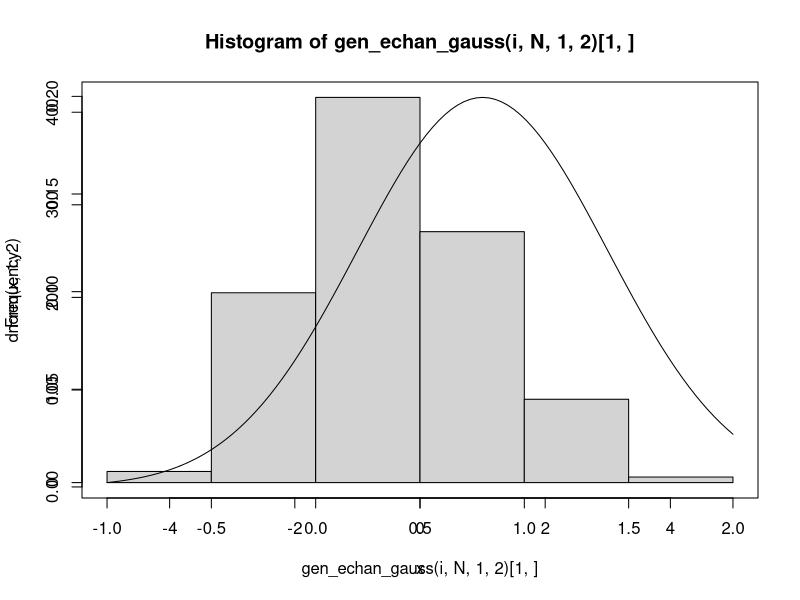
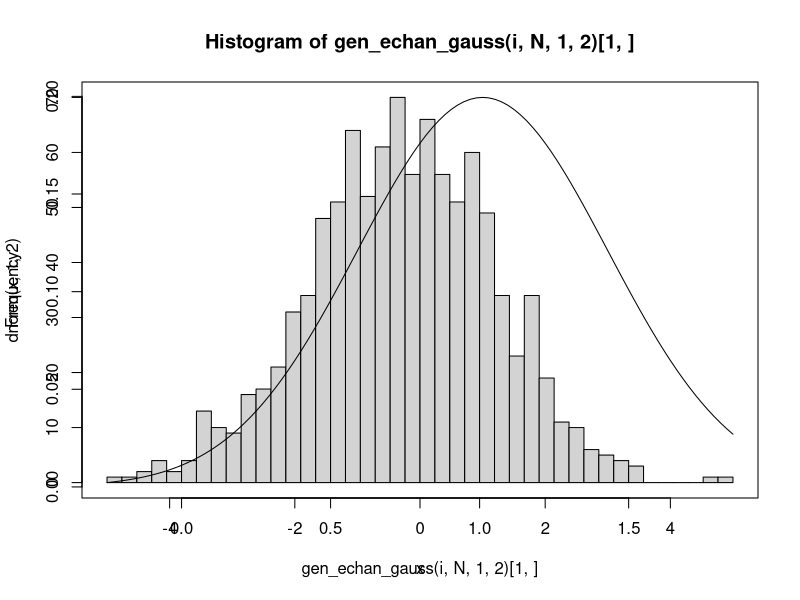
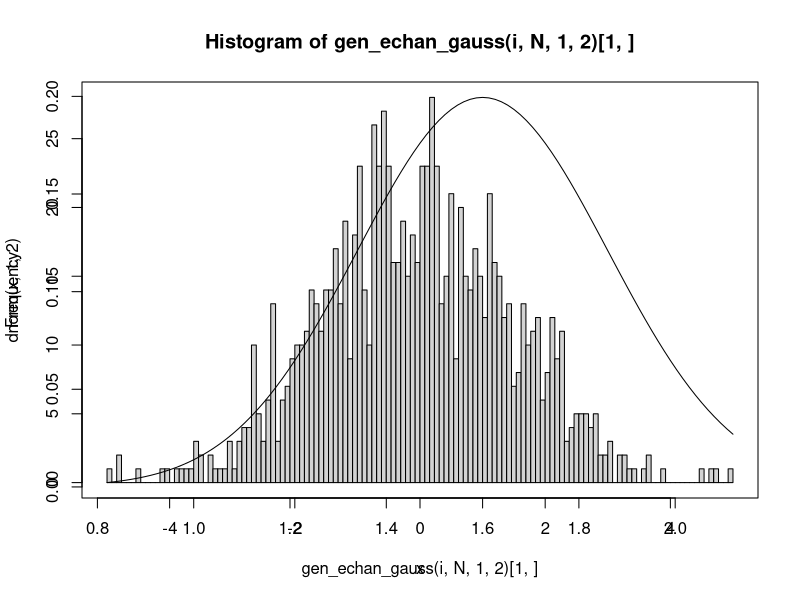

The R script that drew these images, in order: (Note: this script raises an error after producing the figures.)
## ---- chunk 1
knitr::opts_chunk$set(echo = TRUE)
## ---- chunk 2
N<-1000
n<-c(5,30,100)
#Fonction calculant la moyenne empirique pour un vecteur donné
moy_empirique <- function(vecteur){
 sum<-0
 for (i in vecteur){
   sum<-sum + i
 }
 return (sum/(length(vecteur)))
}

#Calcul de la variance emmpirique pour un vecteur donné
var_empirique <- function(vecteur){
  moy<-moy_empirique(vecteur)
  sum<-0
  for (i in vecteur){
    sum <- sum  + (i-moy)*(i-moy)
  }
  return ( sum/(length(vecteur)-1))
}


## ---- chunk 3
gen_echan_gauss <- function(n,N,mu,sigma){
    x <- rnorm(n,mu,sigma)
    aleatoire <- function(x1,n1){
      y <- sample(x1,n1,replace=TRUE)
      moy_sd <- c(moy_empirique(y),var_empirique(y))
     return(moy_sd)
    }
  result <- sapply(1:N,function(w) aleatoire(x,n))
  
  return(result)
}
hist_mul <- function(n){
  for (i in n){
    hist(gen_echan_gauss(i,N,1,2)[1,],breaks=i)
    t <- seq(-10,10,by=0.5)
x <- dnorm(t,1,2)
par(new=TRUE)
#plot(x)
curve(dnorm(x,1,2),-5,5)
  }
}
#hist_moy(function(n){return (rnorm(n,mean=1,sd=2))},"Distribution Gausienne N(1,2)")
hist_mul(n)

## ---- chunk 4
#Fonction que trace l'histogramme pour la loi centrée réduite. Pour varier, j'ai utilisé ici une autre manière de créer un échantillon.
moy_norm_hist <- function(law,title){
  for (j in n){
    sample <-law(j*N)
    Xn <- moy_empirique(sample)
    Un <- c()
    for (i in 1:N){
      sample2 <- sample[((i-1)*j + 1): (i*j)]
      ani <- moy_empirique(sample2)
      bni <- var_empirique(sample2) / sqrt(j)
      Uni <- (Xn - ani)/ bni
      Un <- c(Un,Uni)
    }
    hist(Un, xlab=paste("Moyenne empirique centrée réduite pour une taille=",j),main=title,breaks=j)
  }
}
mean(gen_echan_gauss(100,1000,1,2))
#moy_empirique(gen_echan_gauss(10000,10000,1,2))
moy_norm <- function(n,N,mu,sigma){
  Xn <- gen_echan_gauss(n,N,mu,sigma)[1,]
  Un <- c()
  for (i in Xn){
    an <- mu
    bn <- sqrt(sigma*sigma/n)
    Un <- c(Un,(i-an)/bn)
  }
  return(Un)
}
#hist(moy_norm(1000,10000,1,2),breaks=100)
#moy_norm_hist(function(n) {return (rnorm(n , mean=1, sd=2))},"Distribution gaussienne N(1,2)")
#t <- seq(-10,10,by=0.5)
#x <- dnorm(t)
#par(new=TRUE)
#curve(dnorm(x),-3,3)
## ---- chunk 5
library("rmutil")
gen_echan_pareto <- function(n,N,a,alpha){
    x <- rpareto(n,a,alpha)
    aleatoire <- function(x1,n1){
      y <- sample(x1,n1,replace=TRUE)
      moy_sd <- c(moy_empirique(y),var_empirique(y))
     return(moy_sd)
    }
  result <- sapply(1:N,function(w) aleatoire(x,n))
  
  return(result)
}

hist_mul <- function(n){
  for (i in n){
    hist(gen_echan_pareto(i,N,1.0,2.5)[1,],breaks=i)
    t <- seq(-10,10,by=0.5)
x <- dnorm(t,1,2)
par(new=TRUE)
plot(x)
  }
}
gen_echan_law_norm <- function(law,a,alpha){
  for (i in n){
    SampleMeans <- sapply(1:N,function(i) moy_empirique(sample(law(i),n,replace=TRUE)))
    Un <-c()
    an <- (a*alpha)/(alpha-1)
    bn <- an*sqrt(alpha/(alpha-2))
    Un <- (SampleMeans - an)/bn 
    hist(Un,prob=TRUE,xlab="moyenne",breaks=i)
    curve(dnorm(x,0,1),add=TRUE,col="blue",-5,5)
  }
}
l<-c(1000)
gen_echan_law_norm(function(l) {return (rpareto(l,1,3))},1,3)
#hist_moy(function(n){return (rnorm(n,mean=1,sd=2))},"Distribution Gausienne N(1,2)")
#moy_norm_hist(function(n) rpareto(n,1,2.5),"AAA")
#hist_mul(n)

moy_norm_pareto <- function(n,N,a,alpha){
  Xn <- gen_echan_pareto(n,N,a,alpha)[1,]
  Un <- c()
  #an <- mean(Xn) 
  #bn <-sqrt(sd(Xn))
  an <- alpha*a/(alpha-1)
  bn <- (alpha*a)/(alpha-1)*sqrt(alpha/(alpha-2))/sqrt(n)
  for (i in Xn){
    
    Un <- c(Un,(i-an)/bn)
  }
  return(Un)
}

hist(moy_norm_pareto(100,1000,1.0,3),breaks=100)
## ---- chunk 6
gen_echan_poisson <- function(n,N,lambda){
    x <- rpois(n,lambda)
    aleatoire <- function(x1,n1){
      y <- sample(x1,n1,replace=TRUE)
      moy_sd <- c(mean(y),sd(y))
     return(moy_sd)
    }
  result <- sapply(1:N,function(w) aleatoire(x,n))
  
  return(result)
}

hist_mul <- function(n){
  for (i in n){
    hist(gen_echan_poisson(i,N,1)[1,],breaks=i)
    t <- seq(-10,10,by=0.5)
x <- dnorm(t,1,2)
par(new=TRUE)
plot(x)
  }
}
#hist_moy(function(n){return (rnorm(n,mean=1,sd=2))},"Distribution Gausienne N(1,2)")
#hist_mul(n)
gen_echan_law_norm <- function(law,lambda){
  for (i in n){
    SampleMeans <- sapply(1:N,function(w) moy_empirique(sample(law(i),n,replace=TRUE)))
    Un <-c()
    an <- lambda
    bn <- lambda/sqrt(i)
    Un <- (SampleMeans - an)/bn 
    hist(Un,prob=TRUE,xlab="moyenne",breaks=i)
    curve(dnorm(x,0,1),add=TRUE,col="blue",-5,5)
  }
}

gen_echan_law_norm(function(n) {return (rpois(n,3))},3)

moy_norm_poisson <- function(n,N,lambda){
  Xn <- gen_echan_poisson(n,N,lambda)[1,]
  Un <- c()
  an <- mean(Xn)
  bn <- sqrt(sd(gen_echan_poisson(n,N,lambda)[,1]))
  for (i in Xn){
    
    Un <- c(Un,(i-an)/bn)
  }
  return(Un)
}

#hist(moy_norm_poisson(100,1000,1),breaks=100)
